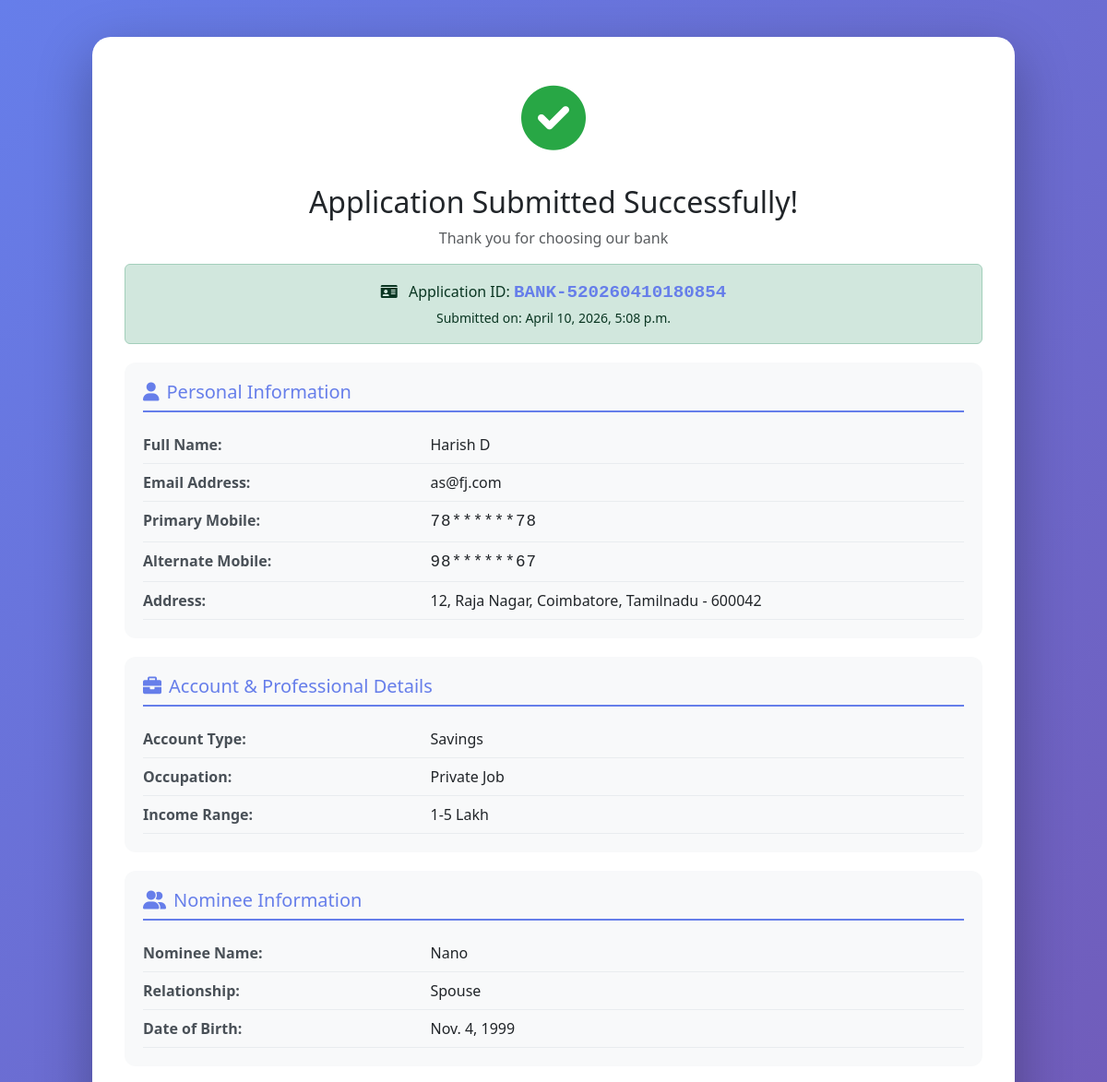
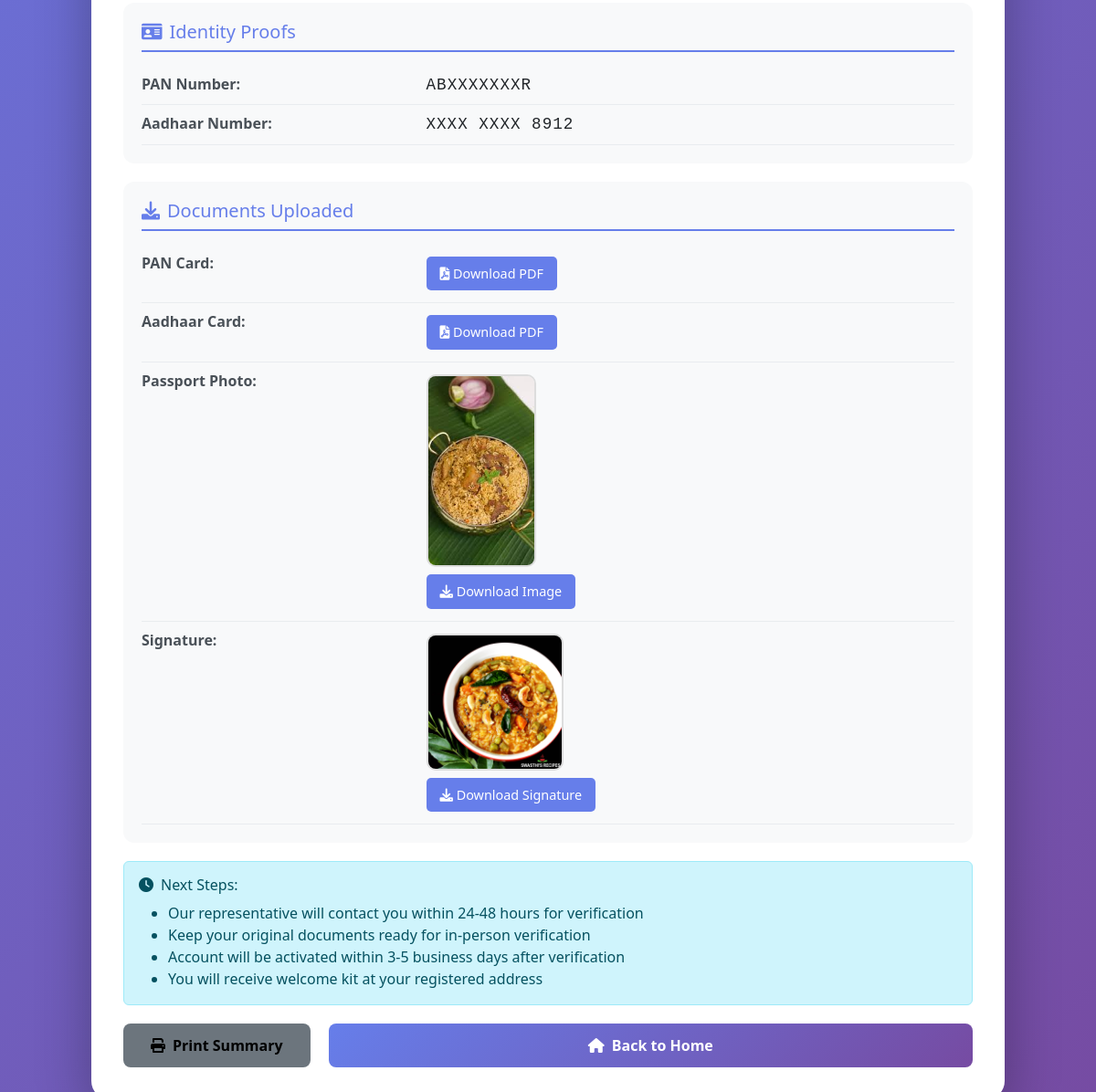
/success/, run on the app's committed database (2 pictures, top to bottom).
### bank_app/models.py (models this page shows, shortened)
class BankApplication(models.Model):
    first_name = models.CharField(max_length=50)
    last_name = models.CharField(max_length=50)
    email = models.EmailField()
    mobile_number = models.CharField(max_length=15)
    alternate_mobile_number = models.CharField(max_length=15, blank=True, null=True)
    address_line = models.CharField(max_length=100)
    city = models.CharField(max_length=50)
    state = models.CharField(max_length=50)
    pincode = models.CharField(max_length=10)
    account_type = models.CharField(max_length=10, choices=ACCOUNT_CHOICES)
    occupation = models.CharField(max_length=50)
    income_range = models.CharField(max_length=20, choices=INCOME_CHOICES)
    nominee_name = models.CharField(max_length=50)
    nomination_relation = models.CharField(max_length=50)
    nominee_dob = models.DateField()
    pan_number = models.CharField(max_length=10)
    aadhaar_number = models.CharField(max_length=12)
    voter_id = models.CharField(max_length=15, blank=True, null=True)
    driving_license = models.CharField(max_length=20, blank=True, null=True)
    pan_card_image = models.FileField(upload_to='documents/')
    aadhaar_card = models.FileField(upload_to='documents/')  # CHANGED from aadhaar_front_image
    passport_photo = models.ImageField(upload_to='photos/')
    signature = models.ImageField(upload_to='signatures/', blank=True, null=True)
    agree_terms = models.BooleanField(default=False)
    submitted_at = models.DateTimeField(auto_now_add=True)

### bank_app/views.py (the view)
# urls.py: path('success/', views.success_page, name='success'),
def success_page(request):
    try:
        app = BankApplication.objects.latest('id')
        return render(request, 'bank_app/success.html', {'app': app})
    except BankApplication.DoesNotExist:
        return redirect('/')

### bank_app/templates/bank_app/success.html (shortened to what this page needs)
<!DOCTYPE html>
<html lang="en">
<head>
    <link href="https://cdn.jsdelivr.net/npm/bootstrap@5.3.2/dist/css/bootstrap.min.css" rel="stylesheet">
    <link rel="stylesheet" href="https://cdnjs.cloudflare.com/ajax/libs/font-awesome/6.0.0-beta3/css/all.min.css">
</head>
<body>
    <div class="container">
        <div class="success-card">
            <div class="success-icon">
                <i class="fas fa-check-circle"></i>
            </div>
            <h2 class="text-center mb-2">Application Submitted Successfully!</h2>
            <p class="text-center text-muted">Thank you for choosing our bank</p>
            <div class="alert alert-success text-center">
                <i class="fas fa-id-card me-2"></i>
                Application ID: <strong class="application-id">BANK-{{ app.id }}{% now "YmdHis" %}</strong>
                <br>
                <small>Submitted on: {{ app.submitted_at|date:"F j, Y, g:i a" }}</small>
            </div>
            <div class="detail-card">
                <h5><i class="fas fa-user me-2"></i>Personal Information</h5>
                <div class="detail-row">
                    <div class="detail-label">Full Name:</div>
                    <div class="detail-value">{{ app.first_name }} {{ app.last_name }}</div>
                </div>
                <div class="detail-row">
                    <div class="detail-label">Email Address:</div>
                    <div class="detail-value">{{ app.email }}</div>
                </div>
                <div class="detail-row">
                    <div class="detail-label">Primary Mobile:</div>
                    <div class="detail-value masked-number">{{ app.mobile_number|slice:":2" }}******{{ app.mobile_number|slice:"-2:" }}</div>
                </div>
                {% if app.alternate_mobile_number %}
                <div class="detail-row">
                    <div class="detail-label">Alternate Mobile:</div>
                    <div class="detail-value masked-number">{{ app.alternate_mobile_number|slice:":2" }}******{{ app.alternate_mobile_number|slice:"-2:" }}</div>
                </div>
                {% endif %}
                <div class="detail-row">
                    <div class="detail-label">Address:</div>
                    <div class="detail-value">{{ app.address_line }}, {{ app.city }}, {{ app.state }} - {{ app.pincode }}</div>
                </div>
            </div>
            <div class="detail-card">
                <h5><i class="fas fa-briefcase me-2"></i>Account & Professional Details</h5>
                <div class="detail-row">
                    <div class="detail-label">Account Type:</div>
                    <div class="detail-value">{{ app.account_type }}</div>
                </div>
                <div class="detail-row">
                    <div class="detail-label">Occupation:</div>
                    <div class="detail-value">{{ app.occupation }}</div>
                </div>
                <div class="detail-row">
                    <div class="detail-label">Income Range:</div>
                    <div class="detail-value">{{ app.income_range }}</div>
                </div>
            </div>
            <div class="detail-card">
                <h5><i class="fas fa-user-friends me-2"></i>Nominee Information</h5>
                <div class="detail-row">
                    <div class="detail-label">Nominee Name:</div>
                    <div class="detail-value">{{ app.nominee_name }}</div>
                </div>
                <div class="detail-row">
                    <div class="detail-label">Relationship:</div>
                    <div class="detail-value">{{ app.nomination_relation }}</div>
                </div>
                <div class="detail-row">
                    <div class="detail-label">Date of Birth:</div>
                    <div class="detail-value">{{ app.nominee_dob }}</div>
                </div>
            </div>
            <div class="detail-card">
                <h5><i class="fas fa-id-card me-2"></i>Identity Proofs</h5>
                {% if app.pan_number %}
                <div class="detail-row">
                    <div class="detail-label">PAN Number:</div>
                    <div class="detail-value masked-number">{{ app.pan_number|slice:":2" }}XXXXXXX{{ app.pan_number|slice:"-1:" }}</div>
                </div>
                {% endif %}
                {% if app.aadhaar_number %}
                <div class="detail-row">
                    <div class="detail-label">Aadhaar Number:</div>
                    <div class="detail-value masked-number">XXXX XXXX {{ app.aadhaar_number|slice:"-4:" }}</div>
                </div>
                {% endif %}
            </div>
            <div class="detail-card">
                <h5><i class="fas fa-download me-2"></i>Documents Uploaded</h5>
                {% if app.pan_card_image %}
                <div class="detail-row">
                    <div class="detail-label">PAN Card:</div>
                    <div class="detail-value"><a href="{{ app.pan_card_image.url }}" class="download-link" download><i class="fas fa-file-pdf"></i> Download PDF</a></div>
                </div>
                {% endif %}
                {% if app.aadhaar_card %}
                <div class="detail-row">
                    <div class="detail-label">Aadhaar Card:</div>
                    <div class="detail-value"><a href="{{ app.aadhaar_card.url }}" class="download-link" download><i class="fas fa-file-pdf"></i> Download PDF</a></div>
                </div>
                {% endif %}
                <div class="detail-row">
                    <div class="detail-label">Passport Photo:</div>
                    <div class="detail-value">
                        <img src="{{ app.passport_photo.url }}" alt="Passport Photo" class="photo-preview">
                        <br><a href="{{ app.passport_photo.url }}" class="download-link mt-2" download><i class="fas fa-download"></i> Download Image</a>
                    </div>
                </div>
                {% if app.signature %}
                <div class="detail-row">
                    <div class="detail-label">Signature:</div>
                    <div class="detail-value">
                        <img src="{{ app.signature.url }}" alt="Signature" class="photo-preview" style="max-width: 150px;">
                        <br><a href="{{ app.signature.url }}" class="download-link mt-2" download><i class="fas fa-download"></i> Download Signature</a>
                    </div>
                </div>
                {% endif %}
            </div>
            <div class="alert alert-info mt-3">
                <h6><i class="fas fa-clock me-2"></i>Next Steps:</h6>
                <ul class="mb-0">
                    <li>Our representative will contact you within 24-48 hours for verification</li>
                    <li>Keep your original documents ready for in-person verification</li>
                    <li>Account will be activated within 3-5 business days after verification</li>
                    <li>You will receive welcome kit at your registered address</li>
                </ul>
            </div>
            <div class="btn-container">
                <button onclick="window.print()" class="print-btn">
                    <i class="fas fa-print me-2"></i>Print Summary
                </button>
                <a href="/" class="btn-home">
                    <i class="fas fa-home me-2"></i>Back to Home
                </a>
            </div>
        </div>
    </div>
</body>
</html>

### bank_app/templates/bank_app/success.html (style rules this page uses)
body { background: linear-gradient(135deg, #667eea 0%, #764ba2 100%); min-height: 100vh; padding: 40px; font-family: 'Segoe UI', sans-serif; }
.success-card { max-width: 1000px; margin: 0 auto; background: white; border-radius: 20px; padding: 35px; box-shadow: 0 20px 60px rgba(0,0,0,0.3); animation: fadeIn 0.5s ease-in; }
.success-icon { font-size: 70px; color: #28a745; text-align: center; margin-bottom: 20px; }
.detail-card { background: #f8f9fa; border-radius: 12px; padding: 20px; margin: 20px 0; }
.detail-card h5 { color: #667eea; margin-bottom: 15px; border-bottom: 2px solid #667eea; padding-bottom: 8px; }
.detail-row { display: flex; padding: 8px 0; border-bottom: 1px solid #e9ecef; }
.detail-label { width: 35%; font-weight: 600; color: #495057; }
.detail-value { width: 65%; color: #212529; }
.masked-number { font-family: monospace; letter-spacing: 1px; font-size: 1.1rem; }
.download-link { display: inline-block; margin: 5px 10px 5px 0; padding: 8px 15px; background: #667eea; color: white; border-radius: 5px; text-decoration: none; font-size: 0.9rem; }
.btn-home { background: linear-gradient(135deg, #667eea 0%, #764ba2 100%); border: none; padding: 12px 30px; margin-top: 20px; width: 100%; font-weight: 600; color: white; text-decoration: none; display: inline-block; text-align: center; border-radius: 8px; }
.application-id { font-family: monospace; font-size: 1.2rem; font-weight: bold; color: #667eea; }
.photo-preview { max-width: 120px; border-radius: 10px; border: 2px solid #ddd; margin-top: 5px; }
.print-btn { background: #6c757d; border: none; padding: 12px 30px; margin-top: 20px; margin-right: 10px; font-weight: 600; border-radius: 8px; }
.btn-container { display: flex; gap: 10px; margin-top: 20px; }
.btn-container .btn-home { margin-top: 0; flex: 1; }
.btn-container .print-btn { margin-top: 0; }

### data on the page
BankApplication: id "5", submitted_at "April 10, 2026, 5:08 p.m.", first_name "Harish", last_name "D", email "as@fj.com", mobile_number "78", alternate_mobile_number "98", alternate_mobile_number "67", address_line "12, Raja Nagar", city "Coimbatore", state "Tamilnadu", pincode "600042", account_type "Savings", occupation "Private Job", income_range "1-5 Lakh", nominee_name "Nano", nomination_relation "Spouse", nominee_dob "Nov. 4, 1999", pan_number "AB", pan_number "R", aadhaar_number "8912", passport_photo (picture), signature (picture)
